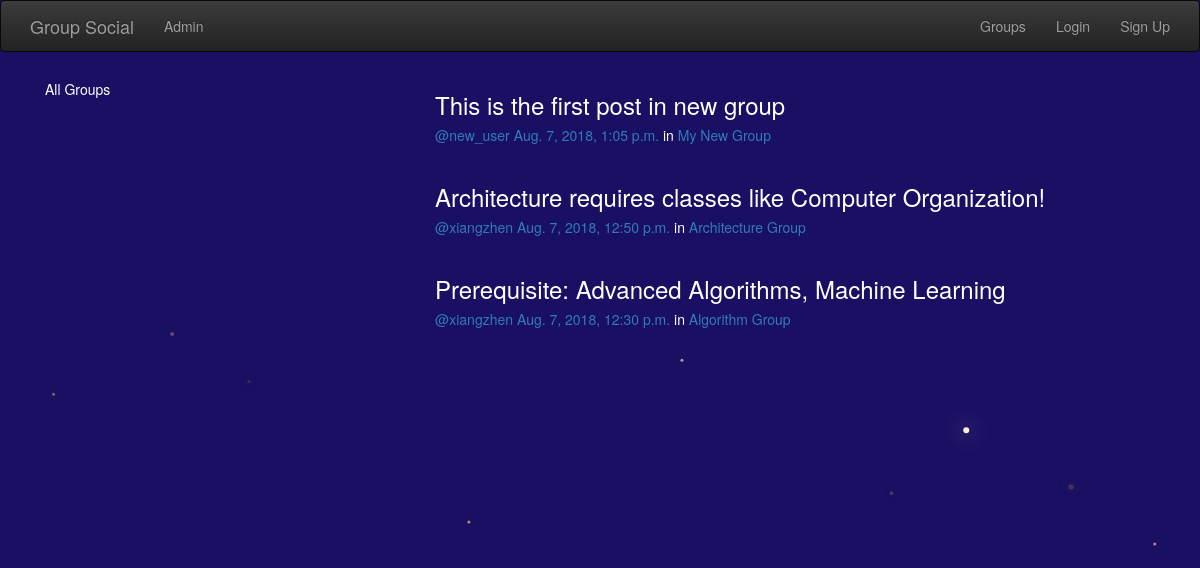
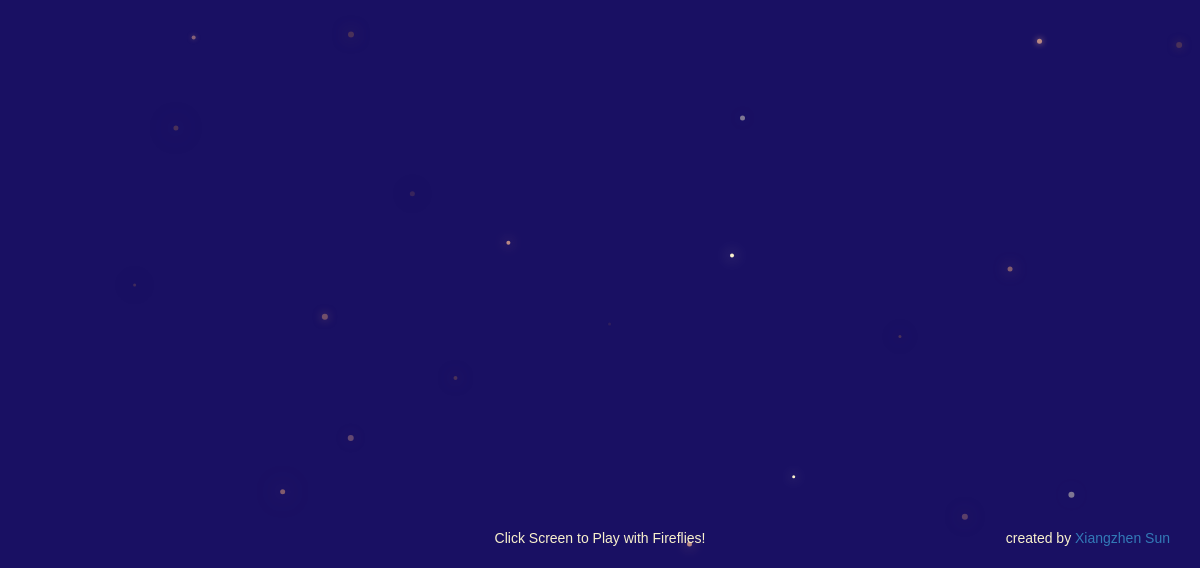
The app's page /posts/, older data (2 pictures, top to bottom).
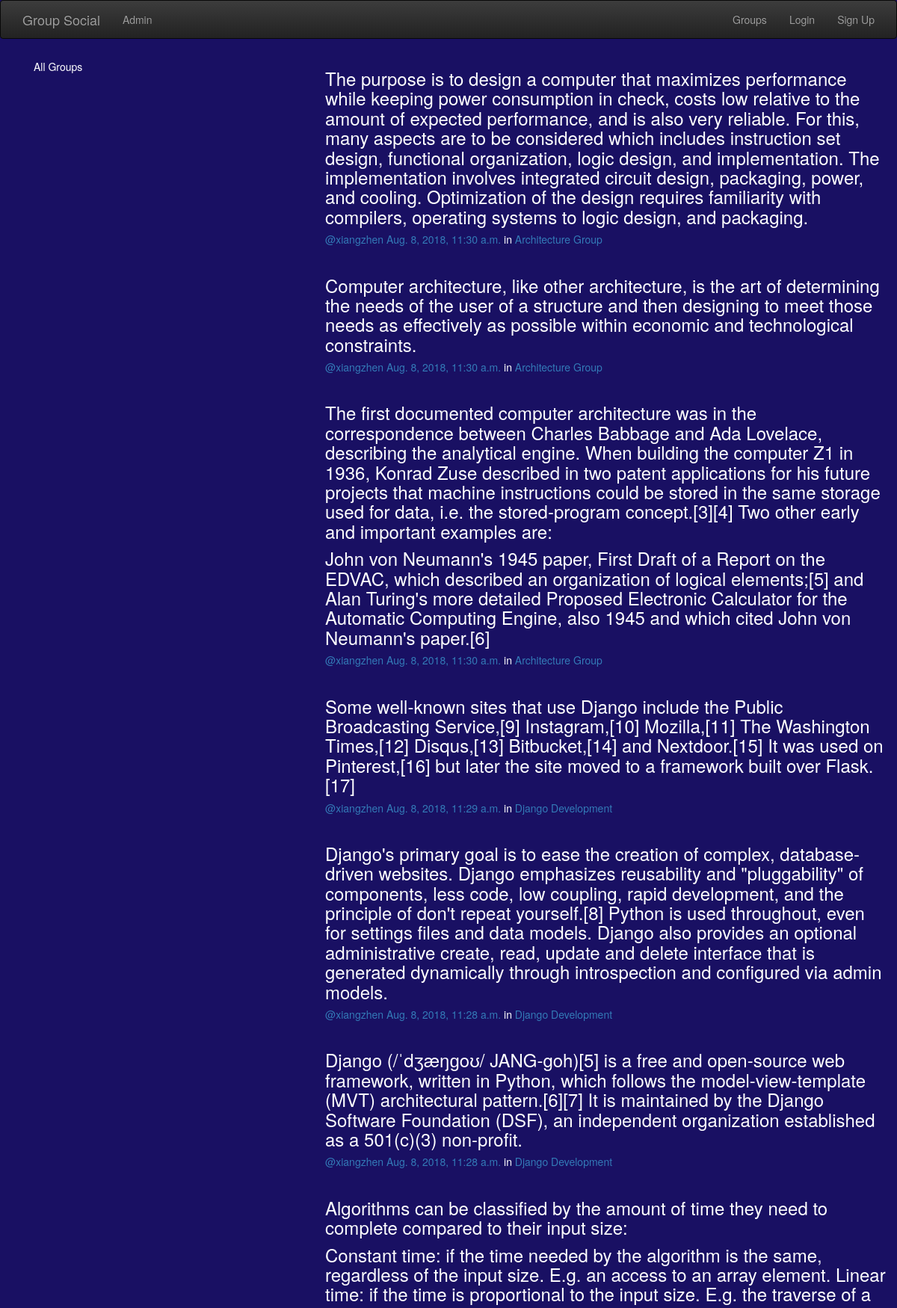
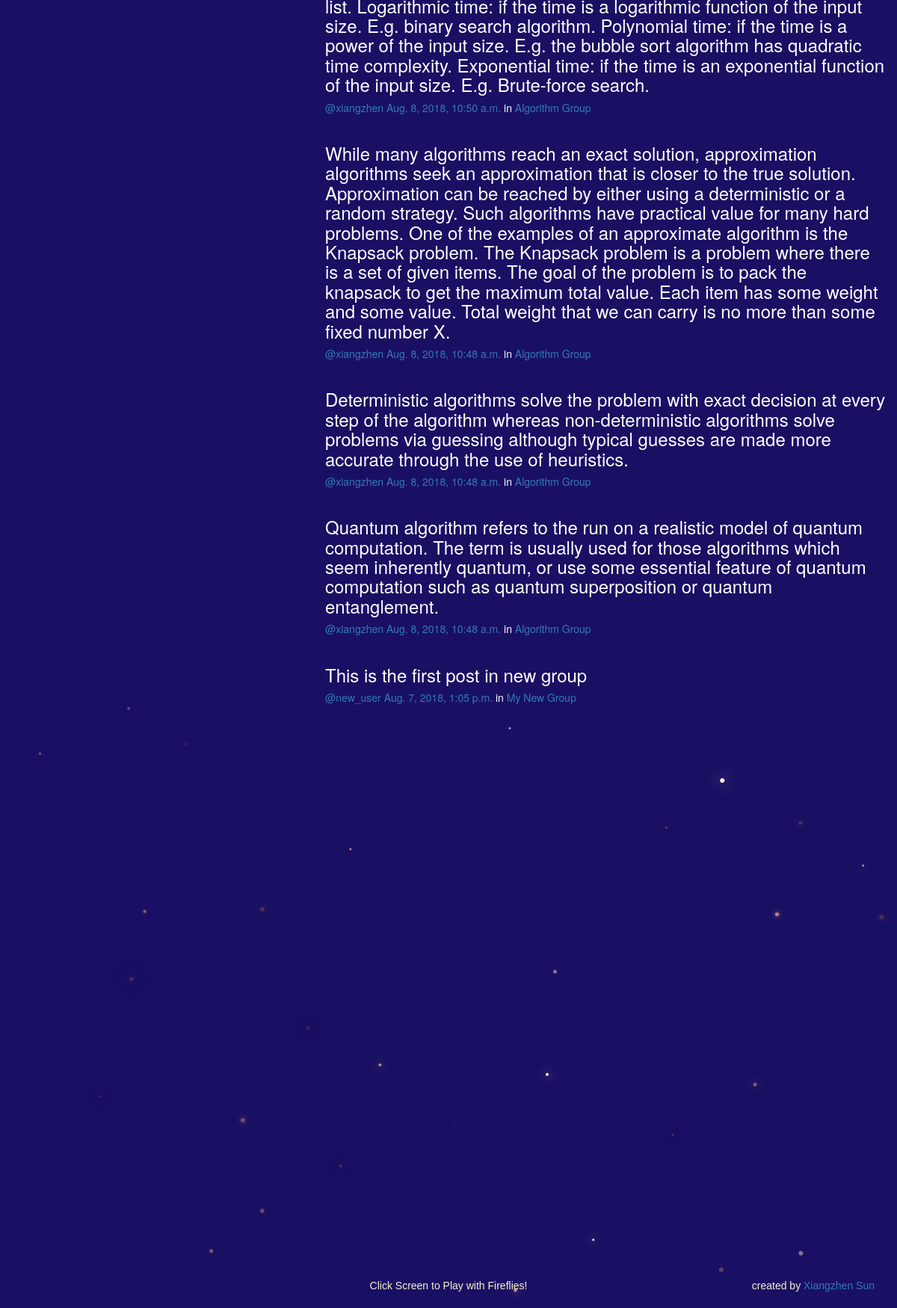
The same page, newer data (2 pictures, top to bottom).
### posts/models.py (models this page shows, shortened)
class Post(models.Model):
    user = models.ForeignKey(User, related_name='posts', on_delete=models.CASCADE)
    created_at = models.DateTimeField(auto_now=True) #automatically set post time to now()
    message = models.TextField()
    message_html = models.TextField(editable=False)
    group = models.ForeignKey(Group, related_name='posts', null=True, blank=True, on_delete=models.CASCADE)
    class Meta:
        ordering = ['-created_at']
        unique_together = ['user','message']

### groups/models.py (models this page shows, shortened)
class Group(models.Model):
    name = models.CharField(max_length=255, unique=True)
    slug = models.SlugField(allow_unicode=True, unique=True) #url code does not have to be all ascii: as long as unicode
    description = models.TextField(blank=True, default='')
    description_html = models.TextField(editable=False, default='', blank=True)
    members = models.ManyToManyField(User, through='GroupMember')
    class Meta:
        ordering = ['name']

### posts/views.py (the view)
# urls.py: path('', views.PostList.as_view(), name='all'),
class PostList(SelectRelatedMixin, generic.list.ListView):
    model = models.Post
    select_related = ('user','group')

### posts/templates/posts/post_list.html (shortened to what this page needs)
{% extends 'posts/post_base.html' %}
{% block prepost %}
<div class="col-md-4">
  <div class="card card-with-shadow">
    <div class="content">
      <h5 class="title">All Groups</h5>
    </div>
  </div>
</div>
{% endblock %}
{% block post_content %}
<div class="col-md-8">
  {% for post in post_list %}
      {% include "posts/_post.html" %}
  {% endfor %}
</div>
{% endblock %}

### posts/templates/posts/_post.html (shortened to what this page needs)
<div class="post media">
  <h3>{{post.message_html|safe}}</h3>
  <div class="media-body">
    <h5 class="media-heading">
      <span class="username">
        <a href="{% url 'posts:for_user' username=post.user.username %}">@{{post.user.username}}</a>
      </span>
      <time class="time">
        <a href="{% url 'posts:single' username=post.user.username pk=post.pk %}">{{post.created_at}}</a>
      </time>
      {% if post.group %}
      <span class="group-name">in <a href="#">{{post.group.name}}</a></span>
      {% endif %}
    </h5>
  </div>
</div>

Row changes from the older to the newer data that the page shows:
removed Post: message_html "Architecture requires classes like Computer Organization!", user.username "xiangzhen", created_at "Aug. 7, 2018, 12:50 p.m.", group.name "Architecture Group"
removed Post: message_html "Prerequisite: Advanced Algorithms, Machine Learning", user.username "xiangzhen", created_at "Aug. 7, 2018, 12:30 p.m.", group.name "Algorithm Group"
added Post: message_html "The purpose is to design a computer that maximizes performance while keeping power consumption in check, costs low relative to the amount of expected performance, and is also very reliable. For this, many aspects are to be considered which includes instruction set design, functional organization, logic design, and implementation. The implementation involves integrated circuit design, packaging, power, and cooling. Optimization of the design requires familiarity with compilers, operating systems to logic design, and packaging.", user.username "xiangzhen", created_at "Aug. 8, 2018, 11:30 a.m.", group.name "Architecture Group"
added Post: message_html "Computer architecture, like other architecture, is the art of determining the needs of the user of a structure and then designing to meet those needs as effectively as possible within economic and technological constraints.", user.username "xiangzhen", created_at "Aug. 8, 2018, 11:30 a.m.", group.name "Architecture Group"
added Post: message_html "The first documented computer architecture was in the correspondence between Charles Babbage and Ada Lovelace, describing the analytical engine. When building the computer Z1 in 1936, Konrad Zuse described in two patent applications for his future projects that machine instructions could be stored in the same storage used for data, i.e. the stored-program concept.[3][4] Two other early and important examples are: John von Neumann's 1945 paper, First Draft of a Report on the EDVAC, which described an organization of logical elements;[5] and Alan Turing's more detailed Proposed Electronic Calculator for the Automatic Computing Engine, also 1945 and which cited John von Neumann's paper.[6]", user.username "xiangzhen", created_at "Aug. 8, 2018, 11:30 a.m.", group.name "Architecture Group"
added Post: message_html "Some well-known sites that use Django include the Public Broadcasting Service,[9] Instagram,[10] Mozilla,[11] The Washington Times,[12] Disqus,[13] Bitbucket,[14] and Nextdoor.[15] It was used on Pinterest,[16] but later the site moved to a framework built over Flask.[17]", user.username "xiangzhen", created_at "Aug. 8, 2018, 11:29 a.m.", group.name "Django Development"
added Post: message_html "Django's primary goal is to ease the creation of complex, database-driven websites. Django emphasizes reusability and \"pluggability\" of components, less code, low coupling, rapid development, and the principle of don't repeat yourself.[8] Python is used throughout, even for settings files and data models. Django also provides an optional administrative create, read, update and delete interface that is generated dynamically through introspection and configured via admin models.", user.username "xiangzhen", created_at "Aug. 8, 2018, 11:28 a.m.", group.name "Django Development"
added Post: message_html "Django (/ˈdʒæŋɡoʊ/ JANG-goh)[5] is a free and open-source web framework, written in Python, which follows the model-view-template (MVT) architectural pattern.[6][7] It is maintained by the Django Software Foundation (DSF), an independent organization established as a 501(c)(3) non-profit.", user.username "xiangzhen", created_at "Aug. 8, 2018, 11:28 a.m.", group.name "Django Development"
added Post: message_html "Algorithms can be classified by the amount of time they need to complete compared to their input size: Constant time: if the time needed by the algorithm is the same, regardless of the input size. E.g. an access to an array element. Linear time: if the time is proportional to the input size. E.g. the traverse of a list. Logarithmic time: if the time is a logarithmic function of the input size. E.g. binary search algorithm. Polynomial time: if the time is a power of the input size. E.g. the bubble sort algorithm has quadratic time complexity. Exponential time: if the time is an exponential function of the input size. E.g. Brute-force search.", user.username "xiangzhen", created_at "Aug. 8, 2018, 10:50 a.m.", group.name "Algorithm Group"
added Post: message_html "While many algorithms reach an exact solution, approximation algorithms seek an approximation that is closer to the true solution. Approximation can be reached by either using a deterministic or a random strategy. Such algorithms have practical value for many hard problems. One of the examples of an approximate algorithm is the Knapsack problem. The Knapsack problem is a problem where there is a set of given items. The goal of the problem is to pack the knapsack to get the maximum total value. Each item has some weight and some value. Total weight that we can carry is no more than some fixed number X.", user.username "xiangzhen", created_at "Aug. 8, 2018, 10:48 a.m.", group.name "Algorithm Group"
added Post: message_html "Deterministic algorithms solve the problem with exact decision at every step of the algorithm whereas non-deterministic algorithms solve problems via guessing although typical guesses are made more accurate through the use of heuristics.", user.username "xiangzhen", created_at "Aug. 8, 2018, 10:48 a.m.", group.name "Algorithm Group"
added Post: message_html "Quantum algorithm refers to the run on a realistic model of quantum computation. The term is usually used for those algorithms which seem inherently quantum, or use some essential feature of quantum computation such as quantum superposition or quantum entanglement.", user.username "xiangzhen", created_at "Aug. 8, 2018, 10:48 a.m.", group.name "Algorithm Group"
